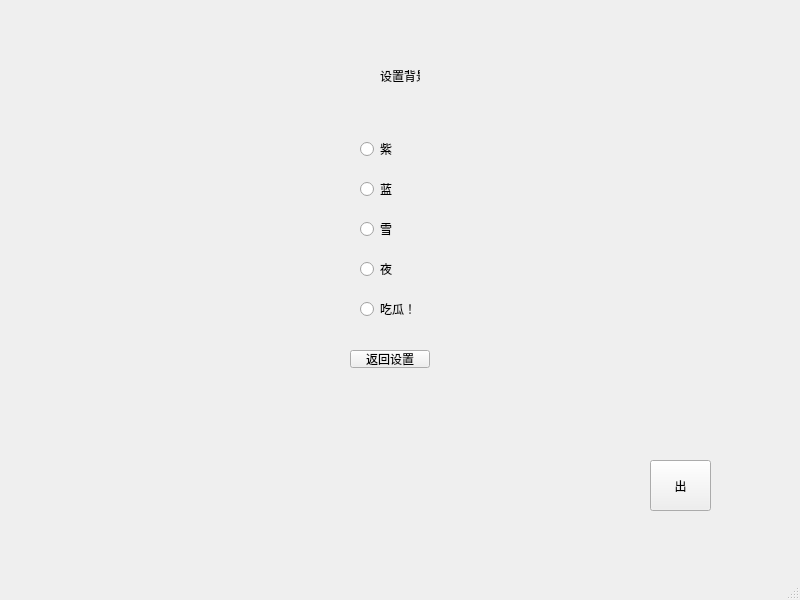
<?xml version="1.0" encoding="UTF-8"?>
<ui version="4.0">
 <class>MainWindow</class>
 <widget class="QMainWindow" name="MainWindow">
  <property name="geometry">
   <rect>
    <x>0</x>
    <y>0</y>
    <width>800</width>
    <height>600</height>
   </rect>
  </property>
  <property name="windowTitle">
   <string>MainWindow</string>
  </property>
  <widget class="QWidget" name="centralwidget">
   <widget class="QStackedWidget" name="stackedWidget">
    <property name="geometry">
     <rect>
      <x>30</x>
      <y>20</y>
      <width>771</width>
      <height>561</height>
     </rect>
    </property>
    <property name="currentIndex">
     <number>3</number>
    </property>
    <widget class="QWidget" name="page">
     <widget class="QPushButton" name="Button_Restart">
      <property name="geometry">
       <rect>
        <x>590</x>
        <y>510</y>
        <width>80</width>
        <height>21</height>
       </rect>
      </property>
      <property name="cursor">
       <cursorShape>PointingHandCursor</cursorShape>
      </property>
      <property name="text">
       <string>Restart</string>
      </property>
     </widget>
     <widget class="QRadioButton" name="radioButton">
      <property name="geometry">
       <rect>
        <x>280</x>
        <y>290</y>
        <width>73</width>
        <height>18</height>
       </rect>
      </property>
      <property name="cursor">
       <cursorShape>PointingHandCursor</cursorShape>
      </property>
      <property name="text">
       <string>叫地主</string>
      </property>
     </widget>
     <widget class="QRadioButton" name="radioButton_2">
      <property name="geometry">
       <rect>
        <x>370</x>
        <y>290</y>
        <width>73</width>
        <height>18</height>
       </rect>
      </property>
      <property name="cursor">
       <cursorShape>PointingHandCursor</cursorShape>
      </property>
      <property name="text">
       <string>不叫</string>
      </property>
     </widget>
     <widget class="QPushButton" name="pushButton">
      <property name="geometry">
       <rect>
        <x>310</x>
        <y>320</y>
        <width>80</width>
        <height>18</height>
       </rect>
      </property>
      <property name="cursor">
       <cursorShape>PointingHandCursor</cursorShape>
      </property>
      <property name="text">
       <string>确定</string>
      </property>
      <property name="checkable">
       <bool>false</bool>
      </property>
      <property name="checked">
       <bool>false</bool>
      </property>
     </widget>
     <widget class="QPushButton" name="Button_Back">
      <property name="geometry">
       <rect>
        <x>670</x>
        <y>510</y>
        <width>80</width>
        <height>21</height>
       </rect>
      </property>
      <property name="cursor">
       <cursorShape>PointingHandCursor</cursorShape>
      </property>
      <property name="text">
       <string>Back</string>
      </property>
     </widget>
     <widget class="QLabel" name="label_3">
      <property name="geometry">
       <rect>
        <x>310</x>
        <y>340</y>
        <width>101</width>
        <height>31</height>
       </rect>
      </property>
      <property name="text">
       <string>your turn!</string>
      </property>
     </widget>
     <widget class="QPushButton" name="Button_Settings">
      <property name="geometry">
       <rect>
        <x>30</x>
        <y>20</y>
        <width>80</width>
        <height>21</height>
       </rect>
      </property>
      <property name="text">
       <string>设置</string>
      </property>
     </widget>
    </widget>
    <widget class="QWidget" name="page_2">
     <widget class="QLabel" name="label">
      <property name="geometry">
       <rect>
        <x>30</x>
        <y>20</y>
        <width>40</width>
        <height>12</height>
       </rect>
      </property>
      <property name="text">
       <string>Menu</string>
      </property>
     </widget>
     <widget class="QLabel" name="label_2">
      <property name="geometry">
       <rect>
        <x>150</x>
        <y>100</y>
        <width>111</width>
        <height>71</height>
       </rect>
      </property>
      <property name="text">
       <string>Fight the Landlord！</string>
      </property>
     </widget>
     <widget class="QPushButton" name="Button_Play">
      <property name="geometry">
       <rect>
        <x>590</x>
        <y>510</y>
        <width>81</width>
        <height>21</height>
       </rect>
      </property>
      <property name="cursor">
       <cursorShape>PointingHandCursor</cursorShape>
      </property>
      <property name="text">
       <string>Play</string>
      </property>
     </widget>
     <widget class="QPushButton" name="Button_Quit">
      <property name="geometry">
       <rect>
        <x>670</x>
        <y>510</y>
        <width>80</width>
        <height>21</height>
       </rect>
      </property>
      <property name="cursor">
       <cursorShape>PointingHandCursor</cursorShape>
      </property>
      <property name="text">
       <string>Quit</string>
      </property>
     </widget>
    </widget>
    <widget class="QWidget" name="page_3">
     <widget class="QLabel" name="label_4">
      <property name="geometry">
       <rect>
        <x>370</x>
        <y>40</y>
        <width>40</width>
        <height>12</height>
       </rect>
      </property>
      <property name="text">
       <string>设置</string>
      </property>
     </widget>
     <widget class="QPushButton" name="Button_setbackground">
      <property name="geometry">
       <rect>
        <x>340</x>
        <y>100</y>
        <width>80</width>
        <height>18</height>
       </rect>
      </property>
      <property name="text">
       <string>背景</string>
      </property>
     </widget>
     <widget class="QPushButton" name="Button_setsound">
      <property name="geometry">
       <rect>
        <x>340</x>
        <y>130</y>
        <width>80</width>
        <height>18</height>
       </rect>
      </property>
      <property name="text">
       <string>声音</string>
      </property>
     </widget>
     <widget class="QPushButton" name="Button_quitsettings">
      <property name="geometry">
       <rect>
        <x>340</x>
        <y>160</y>
        <width>80</width>
        <height>18</height>
       </rect>
      </property>
      <property name="text">
       <string>返回</string>
      </property>
     </widget>
    </widget>
    <widget class="QWidget" name="page_4">
     <widget class="QLabel" name="label_5">
      <property name="geometry">
       <rect>
        <x>350</x>
        <y>50</y>
        <width>40</width>
        <height>12</height>
       </rect>
      </property>
      <property name="text">
       <string>设置背景</string>
      </property>
     </widget>
     <widget class="QRadioButton" name="radioButton_purple">
      <property name="geometry">
       <rect>
        <x>330</x>
        <y>120</y>
        <width>73</width>
        <height>18</height>
       </rect>
      </property>
      <property name="text">
       <string>紫</string>
      </property>
     </widget>
     <widget class="QRadioButton" name="radioButton_blue">
      <property name="geometry">
       <rect>
        <x>330</x>
        <y>160</y>
        <width>73</width>
        <height>18</height>
       </rect>
      </property>
      <property name="text">
       <string>蓝</string>
      </property>
     </widget>
     <widget class="QRadioButton" name="radioButton_snow">
      <property name="geometry">
       <rect>
        <x>330</x>
        <y>200</y>
        <width>73</width>
        <height>18</height>
       </rect>
      </property>
      <property name="text">
       <string>雪</string>
      </property>
     </widget>
     <widget class="QRadioButton" name="radioButton_night">
      <property name="geometry">
       <rect>
        <x>330</x>
        <y>240</y>
        <width>73</width>
        <height>18</height>
       </rect>
      </property>
      <property name="text">
       <string>夜</string>
      </property>
     </widget>
     <widget class="QRadioButton" name="radioButton_melon">
      <property name="geometry">
       <rect>
        <x>330</x>
        <y>280</y>
        <width>73</width>
        <height>18</height>
       </rect>
      </property>
      <property name="text">
       <string>吃瓜！</string>
      </property>
     </widget>
     <widget class="QPushButton" name="pushButton_quitforsettings">
      <property name="geometry">
       <rect>
        <x>320</x>
        <y>330</y>
        <width>80</width>
        <height>18</height>
       </rect>
      </property>
      <property name="text">
       <string>返回设置</string>
      </property>
     </widget>
    </widget>
   </widget>
   <widget class="QPushButton" name="Button_Playcard">
    <property name="geometry">
     <rect>
      <x>650</x>
      <y>460</y>
      <width>61</width>
      <height>51</height>
     </rect>
    </property>
    <property name="cursor">
     <cursorShape>PointingHandCursor</cursorShape>
    </property>
    <property name="text">
     <string>出</string>
    </property>
   </widget>
  </widget>
  <widget class="QMenuBar" name="menubar">
   <property name="geometry">
    <rect>
     <x>0</x>
     <y>0</y>
     <width>800</width>
     <height>17</height>
    </rect>
   </property>
  </widget>
  <widget class="QStatusBar" name="statusbar"/>
 </widget>
 <resources/>
 <connections/>
</ui>
